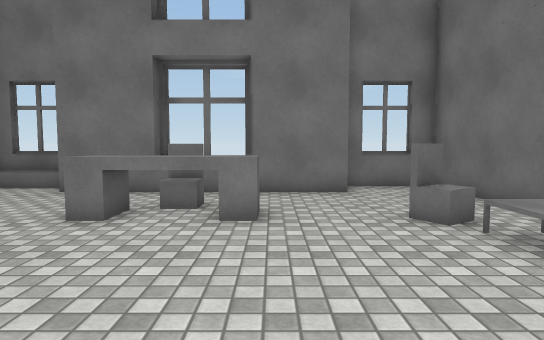
view 1 (above)

16 first-person views from a walk through a Unity game level. The camera is 1.3 m above the floor, tilts 4° down and sees 75° across. The floor is counted in squares, 1 m on a side. Each view is taken from the middle of a square. On the plan, view 1 faces up. The plan holds only what a view shows up to about 15 squares ahead; the rest is blank. The place goes on beyond the plan. The player character is not drawn. Some animated figures are not drawn. Surface patterns are stand-ins for the level's own textures.

view 2
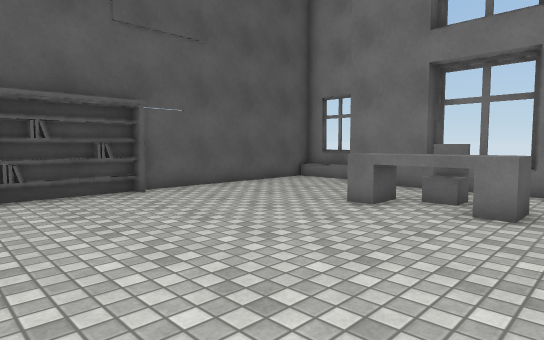

view 3
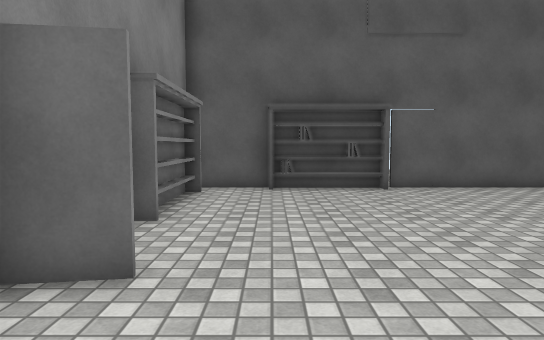

view 4
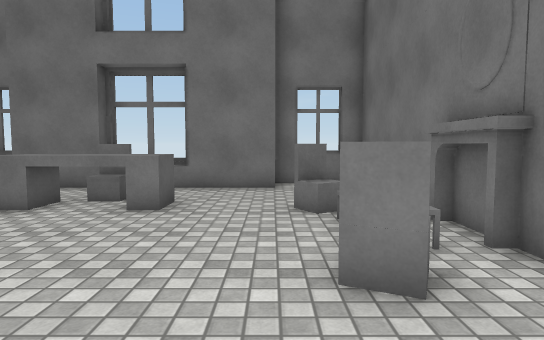

view 5
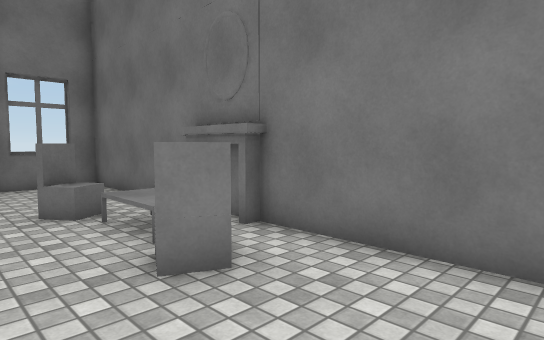

view 6
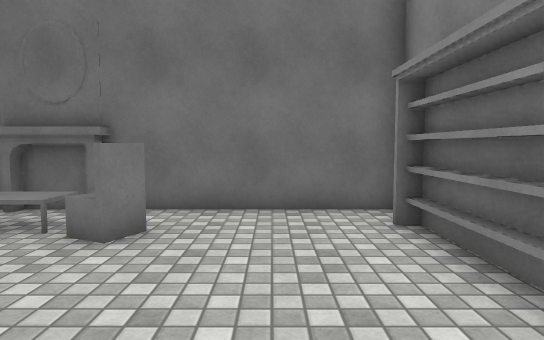

view 7
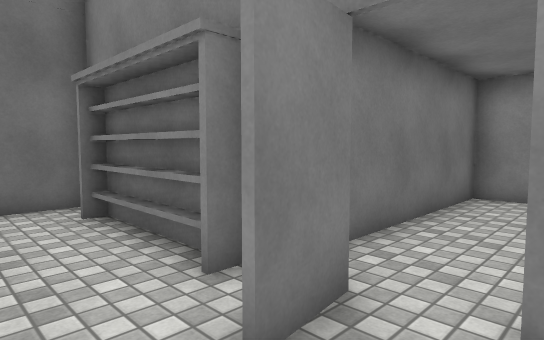

view 8
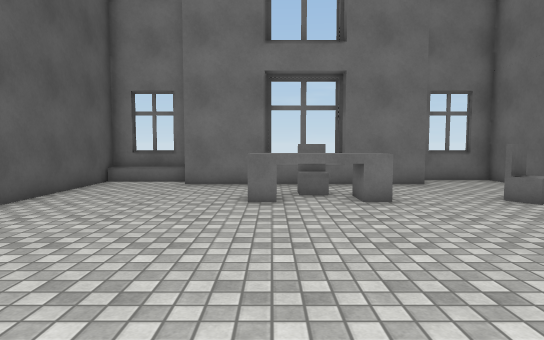

view 9
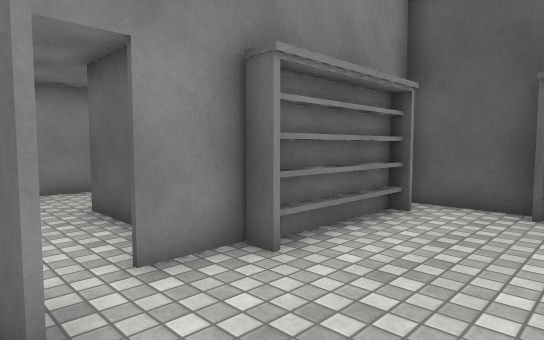

view 10
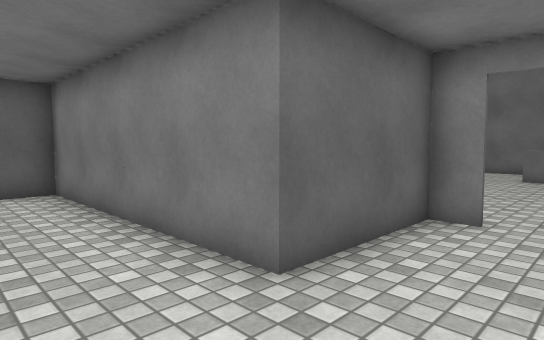

view 11
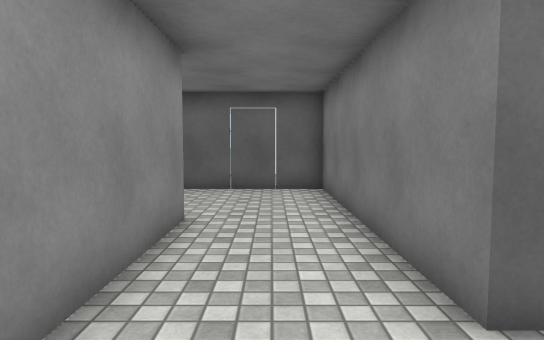

view 12
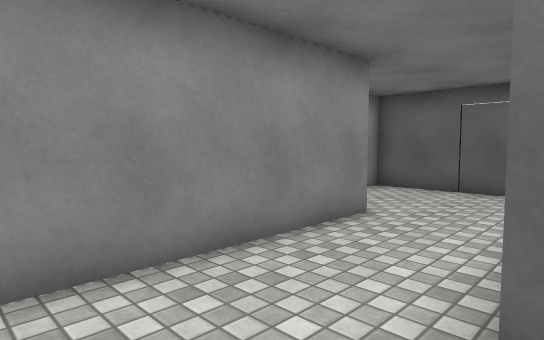

view 13
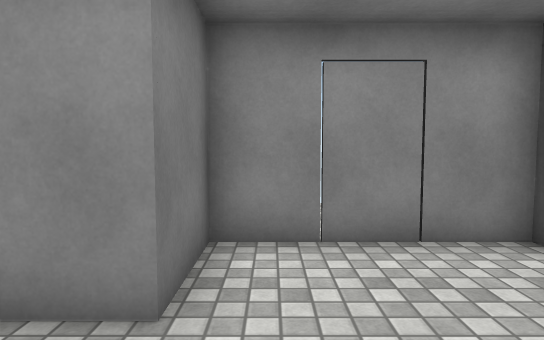

view 14
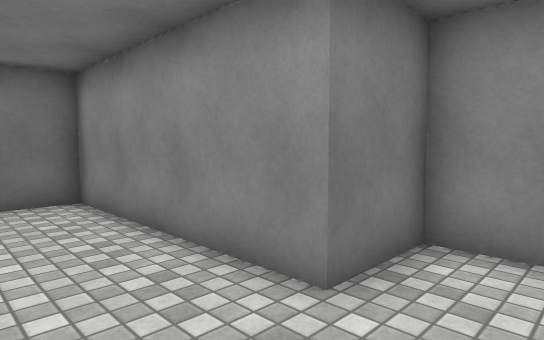

view 15
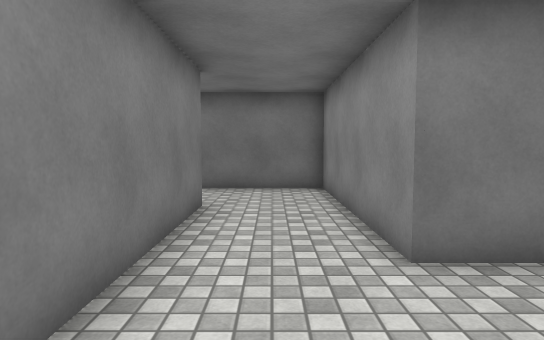

view 16
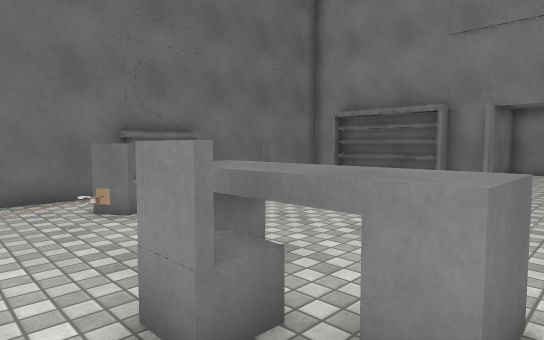

### Floor plan
Key: @ floor where view 1 was taken; # wall or solid block; . floor; = window, fence, low wall or low ledge; ^ raised ledge; C chair; O other object.
Columns run from 12 left of view 1 to 5 right of it. Each row starts with its distance up from view 1.
 11    ##=#  =#=  ##=#
 10    #..#########..#
  9    #......O......#
  8    #......C......#
  7    #.....^C^...C.#
  6    #.....^^^...C.#
  5    #............O#
  4    #............O#
  3    #...........C.#
  2    #...........C.#
  1    #.............#
  0    #........@....#
 -1    #.............#
 -2    ######..#######
 -3         ##.#######
 -4         #...#
 -5         #...#
 -6  ########...#
 -7 #...........#
 -8 #...........#
 -9 #...........#
-10 #....########
-11 #....#
-12 ######

Positions as (right, up) in squares from view 1, and headings:
1: (0, 0), facing up
2: (1, -1), facing up-left
3: (2, 0), facing left
4: (2, -1), facing up
5: (1, -1), facing up-right
6: (-2, 0), facing right
7: (-3, 0), facing down-right
8: (-3, -2), facing up
9: (-1, 1), facing down-left
10: (-1, -9), facing up-left
11: (-1, -8), facing left
12: (-1, -6), facing down-left
13: (-8, -7), facing down
14: (-9, -7), facing down-right
15: (-11, -8), facing right
16: (-4, 9), facing down-right
